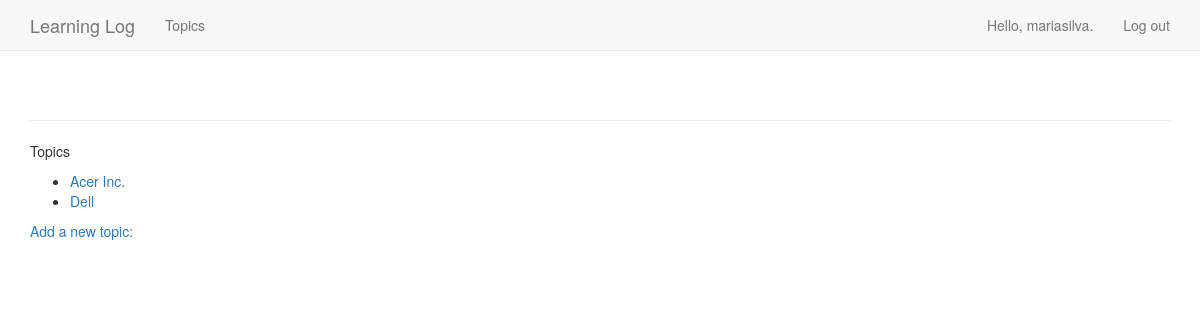
The app's page /topics/ (signed in), older data.
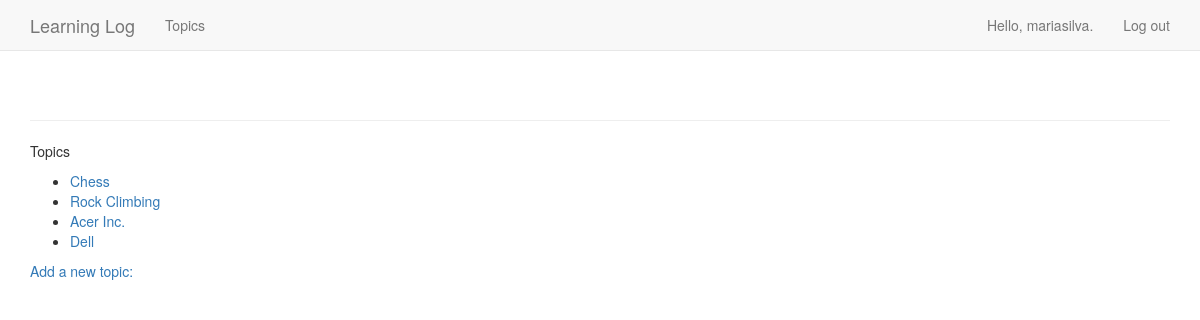
The same page, newer data.
### learning_logs/models.py (models this page shows)
class Topic(models.Model):
    text = models.CharField(max_length=200)
    date_added = models.DateTimeField(auto_now_add=True)
    owner = models.ForeignKey(User, on_delete=models.SET_NULL, null=True)
    def __str__(self) -> str:
        return self.text

### learning_logs/views.py (the view)
# urls.py: path('topics/', views.topics, name='topics'), # Mostra todos os assuntos
@login_required(login_url='users:login', redirect_field_name='next')
def topics(request):
    topics = Topic.objects.filter(owner=request.user).order_by('date_added')
    context = {'topics': topics}
    return render(request, 'learning_logs/pages/topics.html', context)

### learning_logs/templates/learning_logs/pages/topics.html
{% extends 'learning_logs/pages/base.html' %}
{% block content %}
    <p>Topics</p>
    <ul>
        {% for topic in topics %}
            <li>
                <a href="{% url 'learning_logs:topic' topic.id %}">{{ topic }}</a>
            </li>
        {% empty %}
            <li>No topics have been added yet.</li>
        {% endfor %}
    </ul>
    <a href="{% url 'learning_logs:new_topic' %}">Add a new topic:</a>
{% endblock content %}

Row changes from the older to the newer data that the page shows:
now on this page (row edited): Topic: text "Chess"
now on this page (row edited): Topic: text "Rock Climbing"
